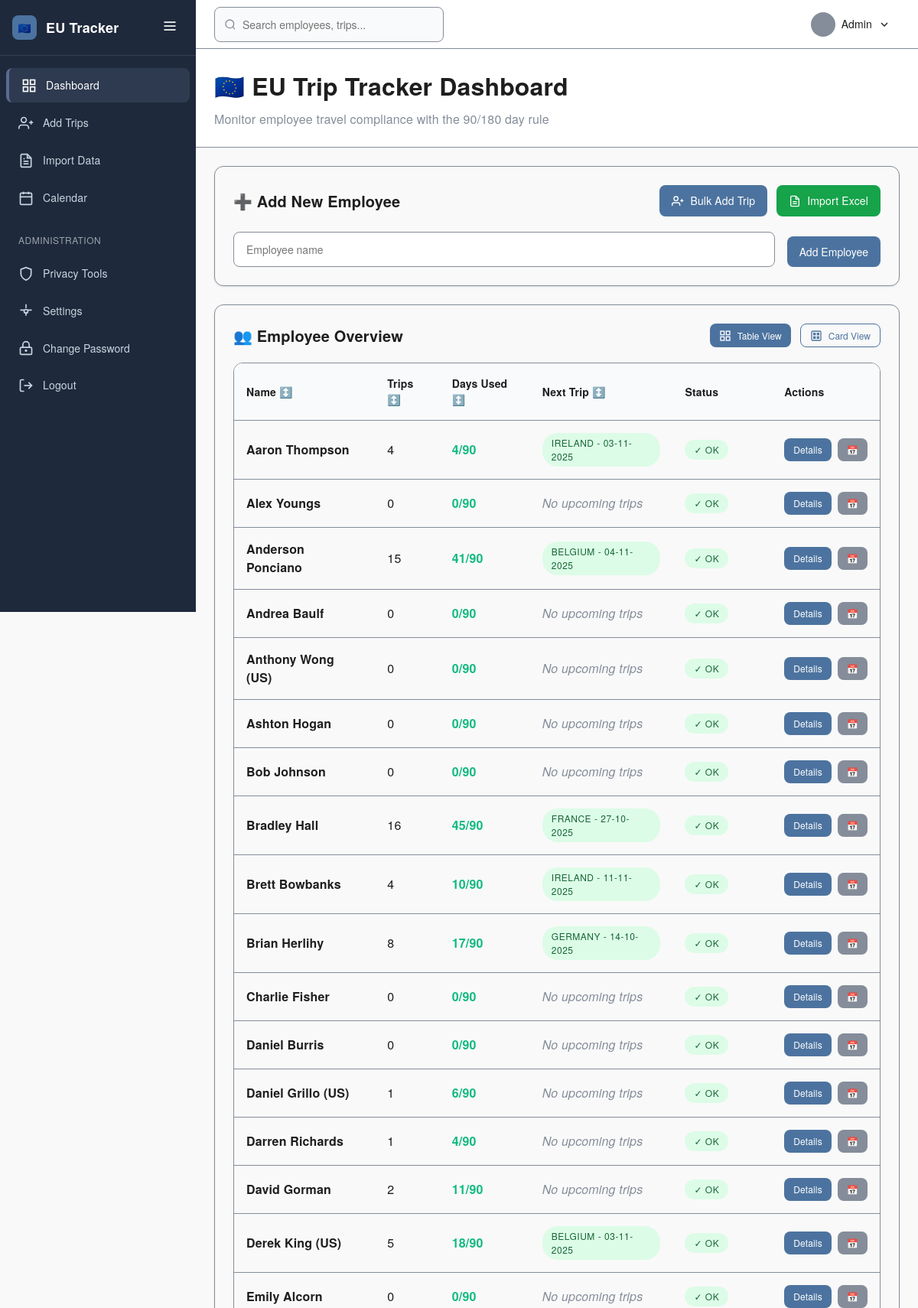
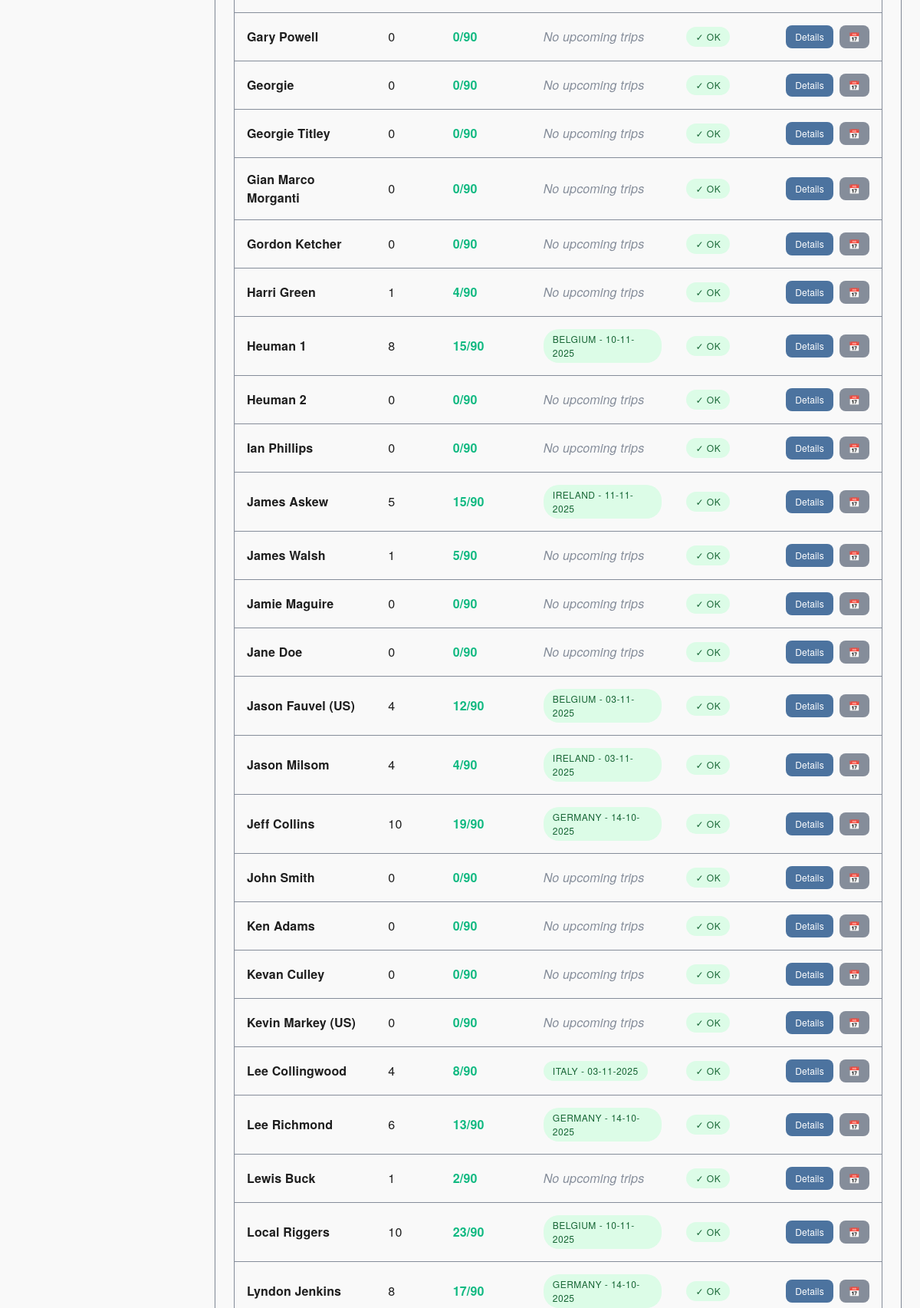
Screenshot of /dashboard (signed in, upper part) with the database file from the repository (2 pictures, top to bottom).
### tables this page shows
CREATE TABLE employees (
        id INTEGER PRIMARY KEY AUTOINCREMENT,
        name TEXT NOT NULL UNIQUE
    );

CREATE TABLE trips (
        id INTEGER PRIMARY KEY AUTOINCREMENT,
        employee_id INTEGER NOT NULL,
        country TEXT NOT NULL,
        entry_date TEXT NOT NULL,
        exit_date TEXT NOT NULL, travel_days INTEGER DEFAULT 0,
        FOREIGN KEY (employee_id) REFERENCES employees(id) ON DELETE CASCADE
    );

### app.py (the view)
@app.route('/dashboard')
@login_required
def dashboard():
    conn = get_db()
    c = conn.cursor()
    c.execute('SELECT id, name FROM employees ORDER BY name')
    employees = c.fetchall()
    employee_data = []
    for emp in employees:
        days_used = calculate_eu_days(emp['id'])
        c.execute('SELECT COUNT(*) FROM trips WHERE employee_id = ?', (emp['id'],))
        trip_count = c.fetchone()[0]
        today = datetime.now().date()
        c.execute('SELECT country, entry_date FROM trips WHERE employee_id = ? AND entry_date > ? ORDER BY entry_date ASC LIMIT 1',
                 (emp['id'], today.strftime('%Y-%m-%d')))
        next_trip = c.fetchone()
        c.execute('SELECT country, entry_date, exit_date FROM trips WHERE employee_id = ? ORDER BY exit_date DESC LIMIT 5', (emp['id'],))
        recent_trips = c.fetchall()
        employee_data.append({
            'id': emp['id'],
            'name': emp['name'],
            'days_used': days_used,
            'days_remaining': 90 - days_used,
            'status': 'danger' if days_used > 80 else ('warning' if days_used > 60 else 'safe'),
            'trip_count': trip_count,
            'next_trip': next_trip,
            'recent_trips': recent_trips
        })
    conn.close()
    return render_template('dashboard.html', employees=employee_data)

### app.py (called while the page is built)
@app.context_processor
def inject_version():
    return dict(app_version=APP_VERSION)

@app.template_filter('uk_date')
def uk_date(value):
    try:
        if not value:
            return value
        if isinstance(value, datetime):
            return value.strftime('%d-%m-%Y')
        if isinstance(value, str):
            try:
                dt = datetime.strptime(value, '%Y-%m-%d')
                return dt.strftime('%d-%m-%Y')
            except ValueError:
                return value
        return value
    except Exception:
        return value

@app.template_filter('country_name')
def country_name(value):
    try:
        if not value:
            return value
        code = str(value).upper()
        return COUNTRY_CODE_MAPPING.get(code, code)
    except Exception:
        return value

def get_db():
    conn = sqlite3.connect(DATABASE)
    conn.row_factory = sqlite3.Row
    return conn

def login_required(f):
    @wraps(f)
    def decorated_function(*args, **kwargs):
        if 'logged_in' not in session:
            return redirect(url_for('login'))
        return f(*args, **kwargs)
    return decorated_function

@app.before_request
def enforce_session_idle_timeout():
    try:
        if session.get('logged_in'):
            now = datetime.utcnow()
            last = session.get('last_activity')
            if last:
                last_dt = datetime.strptime(last, '%Y-%m-%dT%H:%M:%SZ')
                if now - last_dt > get_session_lifetime(CONFIG):
                    session.clear()
                    flash('Session expired. Please log in again.')
                    return redirect(url_for('login'))
            session['last_activity'] = now.strftime('%Y-%m-%dT%H:%M:%SZ')
    except Exception:
        pass

### config.py (called while the page is built)
def get_session_lifetime(config: dict) -> timedelta:
    minutes = int(config.get('SESSION_IDLE_TIMEOUT_MINUTES', DEFAULTS['SESSION_IDLE_TIMEOUT_MINUTES']))
    return timedelta(minutes=minutes)

### templates/dashboard.html (shortened to what this page needs)
{% extends "base.html" %}
{% block content %}
<div class="content-header">
    <h1 class="content-title">🇪🇺 EU Trip Tracker Dashboard</h1>
    <p class="content-subtitle">Monitor employee travel compliance with the 90/180 day rule</p>
</div>
<div class="content-body">
    <div class="card">
        <div class="card-header">
            <h2 class="card-title">➕ Add New Employee</h2>
            <div style="display: flex; gap: 12px;">
                <a href="{{ url_for('bulk_add_trip') }}" class="btn btn-primary">
                    <svg width="16" height="16" viewBox="0 0 24 24" fill="none" stroke="currentColor" stroke-width="2">
                        <path d="M16 21v-2a4 4 0 0 0-4-4H5a4 4 0 0 0-4 4v2"></path>
                        <circle cx="8.5" cy="7" r="4"></circle>
                        <line x1="20" y1="8" x2="20" y2="14"></line>
                        <line x1="23" y1="11" x2="17" y2="11"></line>
                    </svg>
                    Bulk Add Trip
                </a>
                <a href="{{ url_for('import_excel') }}" class="btn btn-success">
                    <svg width="16" height="16" viewBox="0 0 24 24" fill="none" stroke="currentColor" stroke-width="2">
                        <path d="M14 2H6a2 2 0 0 0-2 2v16a2 2 0 0 0 2 2h12a2 2 0 0 0 2-2V8z"></path>
                        <polyline points="14,2 14,8 20,8"></polyline>
                        <line x1="16" y1="13" x2="8" y2="13"></line>
                        <line x1="16" y1="17" x2="8" y2="17"></line>
                    </svg>
                    Import Excel
                </a>
            </div>
        </div>
        <form method="POST" action="{{ url_for('add_employee') }}" class="form-inline">
            <div class="form-group">
                <input type="text" name="name" class="form-input" placeholder="Employee name" required>
            </div>
            <button type="submit" class="btn btn-primary">Add Employee</button>
        </form>
    </div>
    {% if employees %}
    <div class="card">
        <div class="card-header">
            <h2 class="card-title">👥 Employee Overview</h2>
            <div style="display: flex; gap: 12px;">
                <button onclick="showTableView()" id="tableBtn" class="btn btn-primary btn-sm">
                    <svg width="16" height="16" viewBox="0 0 24 24" fill="none" stroke="currentColor" stroke-width="2">
                        <rect x="3" y="3" width="7" height="7"></rect>
                        <rect x="14" y="3" width="7" height="7"></rect>
                        <rect x="14" y="14" width="7" height="7"></rect>
                        <rect x="3" y="14" width="7" height="7"></rect>
                    </svg>
                    Table View
                </button>
                <button onclick="showCardView()" id="cardsBtn" class="btn btn-outline btn-sm">
                    Card View
                </button>
            </div>
        </div>
        <div id="tableView" class="table-container">
            <table id="employeeTable" class="table">
                <thead>
                    <tr>
                        <th onclick="sortTable(0)" style="cursor: pointer;">
                            Name
                            <span class="sort-arrow">↕️</span>
                        </th>
                        <th onclick="sortTable(1)" style="cursor: pointer;">
                            Trips
                            <span class="sort-arrow">↕️</span>
                        </th>
                        <th onclick="sortTable(2)" style="cursor: pointer;">
                            Days Used
                            <span class="sort-arrow">↕️</span>
                        </th>
                        <th onclick="sortTable(3)" style="cursor: pointer;">
                            Next Trip
                            <span class="sort-arrow">↕️</span>
                        </th>
                        <th>Status</th>
                        <th>Actions</th>
                    </tr>
                </thead>
                <tbody>
                    {% for emp in employees %}
                    <tr>
                        <td style="font-weight: 600;">{{ emp.name }}</td>
                        <td class="text-center">{{ emp.trip_count }}</td>
                        <td class="text-center">
                            <span style="font-weight: 700; color: {% if emp.days_used > 80 %}#ef4444{% elif emp.days_used > 60 %}#f59e0b{% else %}#10b981{% endif %};">
                                {{ emp.days_used }}/90
                            </span>
                        </td>
                        <td>
                            {% if emp.next_trip %}
                                <span class="status-badge status-safe" style="font-size: 12px;">
                                    {{ emp.next_trip.country|country_name }} - {{ emp.next_trip.entry_date|uk_date }}
                                </span>
                            {% else %}
                                <span class="text-muted" style="font-style: italic;">No upcoming trips</span>
                            {% endif %}
                        </td>
                        <td class="text-center">
                            <span class="status-badge status-{{ emp.status }}">
                                {% if emp.status == 'safe' %}✓ OK{% elif emp.status == 'warning' %}⚠ Warning{% else %}⚠ Alert{% endif %}
                            </span>
                        </td>
                        <td class="text-center">
                            <div style="display: flex; gap: 8px; justify-content: center;">
                                <a href="{{ url_for('employee_detail', employee_id=emp.id) }}" class="btn btn-primary btn-sm">Details</a>
                                <a href="{{ url_for('calendar', employee_id=emp.id) }}" class="btn btn-secondary btn-sm">📅</a>
                            </div>
                        </td>
                    </tr>
                    {% endfor %}
                </tbody>
            </table>
        </div>
    </div>
    {% endif %}
</div>
{% endblock %}

### static/css/global.css (style rules this page uses)
:root { --font-base: 'Helvetica Neue', Helvetica, Arial, sans-serif; --font-color: #1e1e1e; --color-grey: #858D9A; --color-blue-primary: #4C739F; --color-blue-dark: #5B6C8F; --color-blue-light: #A9C4E0; --color-text: #1E1E1E; --color-background: #FFFFFF; --color-surface: #F9F9F9; --color-success: #16A34A; --color-danger: #D14343; --color-blue: var(--color-blue-primary); }
body { font-family: var(--font-base); font-weight: 400; color: var(--font-color); line-height: 1.5; letter-spacing: 0.01em; background-color: var(--color-background); }
h1, h2, h3 { font-weight: 600; }
p, td, li, button, input, label { font-weight: 400; font-family: var(--font-base); }
html, body, button, input, select, textarea, table, th, td { font-family: var(--font-base); color: var(--font-color); }
.card, .btn, .form-input, .form-label, .table, .sidebar, .topbar, .content-title { font-family: var(--font-base); }
h1, h2, h3, h4, h5, h6 { color: var(--color-grey); }
button, .btn { color: var(--color-background); background-color: var(--color-blue); border: none; transition: background-color 0.2s ease; }
.card, .panel, .container { background-color: var(--color-surface); border: 1px solid var(--color-grey); }
input, select, textarea { border: 1px solid var(--color-grey); color: var(--color-text); background-color: var(--color-background); }
:root { --text-primary: var(--color-text); --text-secondary: var(--color-grey); --border-color: var(--color-grey); --card-bg: var(--color-surface); }

### rows the page displays
employees: name "Aaron Thompson", trip_count "4", days_used "4", next_trip.country|country_name "IRELAND", next_trip.entry_date|uk_date "03-11-2025"
employees: name "Alex Youngs", trip_count "0", days_used "0", shows "No upcoming trips"
employees: name "Anderson Ponciano", trip_count "15", days_used "41", next_trip.country|country_name "BELGIUM", next_trip.entry_date|uk_date "04-11-2025"
employees: name "Andrea Baulf", trip_count "0", days_used "0", shows "No upcoming trips"
employees: name "Anthony Wong (US)", trip_count "0", days_used "0", shows "No upcoming trips"
employees: name "Ashton Hogan", trip_count "0", days_used "0", shows "No upcoming trips"
employees: name "Bob Johnson", trip_count "0", days_used "0", shows "No upcoming trips"
employees: name "Bradley Hall", trip_count "16", days_used "45", next_trip.country|country_name "FRANCE", next_trip.entry_date|uk_date "27-10-2025"
employees: name "Brett Bowbanks", trip_count "4", days_used "10", next_trip.country|country_name "IRELAND", next_trip.entry_date|uk_date "11-11-2025"
employees: name "Brian Herlihy", trip_count "8", days_used "17", next_trip.country|country_name "GERMANY", next_trip.entry_date|uk_date "14-10-2025"
employees: name "Charlie Fisher", trip_count "0", days_used "0", shows "No upcoming trips"
employees: name "Daniel Burris", trip_count "0", days_used "0", shows "No upcoming trips"
employees: name "Daniel Grillo (US)", trip_count "1", days_used "6", shows "No upcoming trips"
employees: name "Darren Richards", trip_count "1", days_used "4", shows "No upcoming trips"
employees: name "David Gorman", trip_count "2", days_used "11", shows "No upcoming trips"
employees: name "Derek King (US)", trip_count "5", days_used "18", next_trip.country|country_name "BELGIUM", next_trip.entry_date|uk_date "03-11-2025"
employees: name "Emily Alcorn", trip_count "0", days_used "0", shows "No upcoming trips"
employees: name "Gary Powell", trip_count "0", days_used "0", shows "No upcoming trips"
employees: name "Georgie", trip_count "0", days_used "0", shows "No upcoming trips"
employees: name "Georgie Titley", trip_count "0", days_used "0", shows "No upcoming trips"
employees: name "Gian Marco Morganti", trip_count "0", days_used "0", shows "No upcoming trips"
employees: name "Gordon Ketcher", trip_count "0", days_used "0", shows "No upcoming trips"
employees: name "Harri Green", trip_count "1", days_used "4", shows "No upcoming trips"
employees: name "Heuman 1", trip_count "8", days_used "15", next_trip.country|country_name "BELGIUM", next_trip.entry_date|uk_date "10-11-2025"
employees: name "Heuman 2", trip_count "0", days_used "0", shows "No upcoming trips"
employees: name "Ian Phillips", trip_count "0", days_used "0", shows "No upcoming trips"
employees: name "James Askew", trip_count "5", days_used "15", next_trip.country|country_name "IRELAND", next_trip.entry_date|uk_date "11-11-2025"
employees: name "James Walsh", trip_count "1", days_used "5", shows "No upcoming trips"
employees: name "Jamie Maguire", trip_count "0", days_used "0", shows "No upcoming trips"
employees: name "Jane Doe", trip_count "0", days_used "0", shows "No upcoming trips"
employees: name "Jason Fauvel (US)", trip_count "4", days_used "12", next_trip.country|country_name "BELGIUM", next_trip.entry_date|uk_date "03-11-2025"
employees: name "Jason Milsom", trip_count "4", days_used "4", next_trip.country|country_name "IRELAND", next_trip.entry_date|uk_date "03-11-2025"
employees: name "Jeff Collins", trip_count "10", days_used "19", next_trip.country|country_name "GERMANY", next_trip.entry_date|uk_date "14-10-2025"
employees: name "John Smith", trip_count "0", days_used "0", shows "No upcoming trips"
employees: name "Ken Adams", trip_count "0", days_used "0", shows "No upcoming trips"
employees: name "Kevan Culley", trip_count "0", days_used "0", shows "No upcoming trips"
employees: name "Kevin Markey (US)", trip_count "0", days_used "0", shows "No upcoming trips"
employees: name "Lee Collingwood", trip_count "4", days_used "8", next_trip.country|country_name "ITALY", next_trip.entry_date|uk_date "03-11-2025"
employees: name "Lee Richmond", trip_count "6", days_used "13", next_trip.country|country_name "GERMANY", next_trip.entry_date|uk_date "14-10-2025"
employees: name "Lewis Buck", trip_count "1", days_used "2", shows "No upcoming trips"
employees: name "Local Riggers", trip_count "10", days_used "23", next_trip.country|country_name "BELGIUM", next_trip.entry_date|uk_date "10-11-2025"
employees: name "Lyndon Jenkins", trip_count "8", days_used "17", next_trip.country|country_name "GERMANY", next_trip.entry_date|uk_date "14-10-2025"
